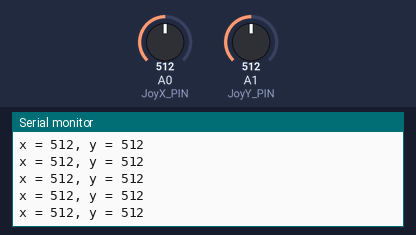
This sketch was run on a simulated Arduino Uno, built with avr-gcc and run on an emulated ATmega328P. On the bench: the last lines printed to the serial monitor. The test bench sets the inputs (shaded band); at power-on: A0 (JoyX_PIN) = 512, A1 (JoyY_PIN) = 512.

Above: at 1.2 s.
1.3 s: A0 (JoyX_PIN) set to 716
At 1.56 s:
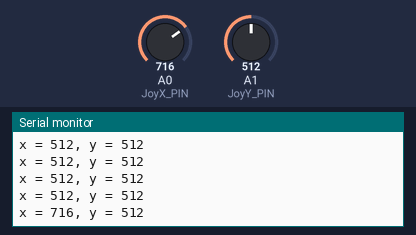
2.8 s: A1 (JoyY_PIN) set to 716
At 2.96 s:
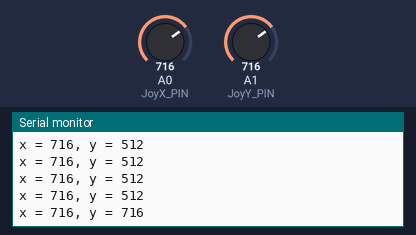
4.3 s: A0 (JoyX_PIN) set to 900
At 4.37 s:
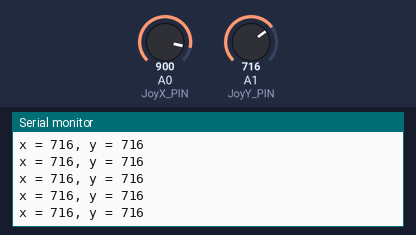
5.8 s: A1 (JoyY_PIN) set to 900
At 5.97 s:
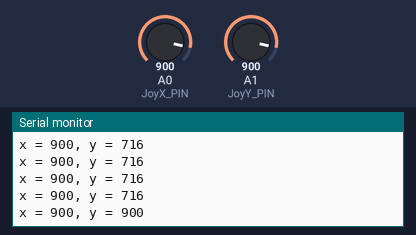
Timing chart, 0 to 8.3 s (numbered marks = the images above; inputs shaded):
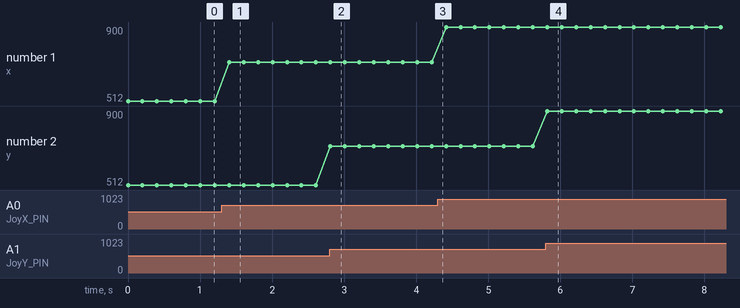

The sketch:

Joystick.ino
```cpp
/*
   /////////////////////////////////////////////////////////////////////////////////////////////////////
   /////////////////////////////////////////////////////////////////////////////////////////////////////
   /        __________   _________   ___________   __________    _________                             /
   /       /___   ___/  /   _____/  /  _____   /  /  _____   \  /  ______/       \\            //      /
   /          /  /     /  /        /  /    /  /  /  /    /  /  /  /_____        \\             //      /
   /         /  /     /  /        /  /____/  /  /  /___/  /   /  ______/   \\\   \\    []    //   ///  /
   /     ___/  /__   /  /_____   /   ____   /  /   ___   \   /  /_____        \\\\--]]]/\[[[--////     /
   /    /________/  /________/  /__/    /__/  /__/    \__/  /________/         /////--][][--\\\\\      /
   /                                                                         //   //--][][--\\   \\    /
   /   ______________________________________________________________           //    ][][    \\       /
   /                                                                                                   /
   /                                                                                                   /
   /  This program is free software for arduino; you can redistribute it and/or modify.                /
   /  Ce programme pour Arduino est libre et gratuit; vous pouvez le distribuez et/ou le modifier.     /
   /                                                                                                   /
   / Another codes / Autres codes:                                                                     /
   / https://www.icaremaker.com                                                                        /
   / Mail: ionocraft@hotmail.fr                                                                        /
   /////////////////////////////////////////////////////////////////////////////////////////////////////
   /////////////////////////////////////////////////////////////////////////////////////////////////////
*/

#define JoyX_PIN  A0 // Connection sur l'arduino de JoyX pin
#define JoyY_PIN  A1 // Connection sur l'arduino de JoyY pin

int ValeurX = 0; // Valeur initiale de l'axe X
int ValeurY = 0; // Valeur initiale de l'axe Y

void setup() {
  Serial.begin(9600) ;
}

void loop() {
  // Lire les valeurs analogiques X et Y
  ValeurX = analogRead(JoyX_PIN);
  ValeurY = analogRead(JoyY_PIN);

  // Lire les valeurs sur le moniteur serie
  Serial.print("x = ");
  Serial.print(ValeurX);
  Serial.print(", y = ");
  Serial.println(ValeurY);
  delay(200);
}
```

Measured:
- after the input at 1.3 s, the serial monitor: prints a new line after 0.10 s (image 1)
- after the input at 2.8 s, the serial monitor: prints a new line at once (image 2)
- after the input at 5.8 s, the serial monitor: prints a new line at once (image 4)
- plotted number 1: 512 → 716 after the input at 1.3 s, 716 → 900 after the input at 4.3 s
